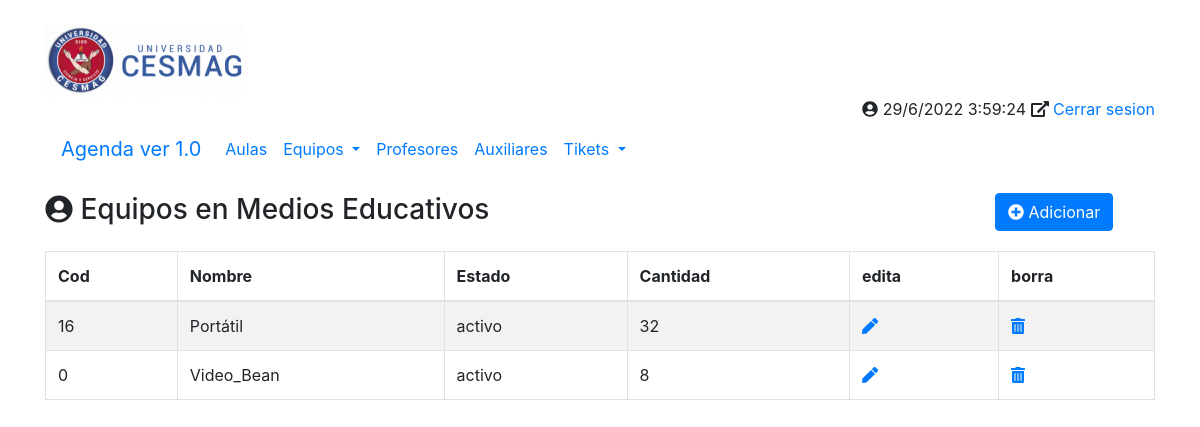
The app's page /principal.php?opcion=equipos, older data.
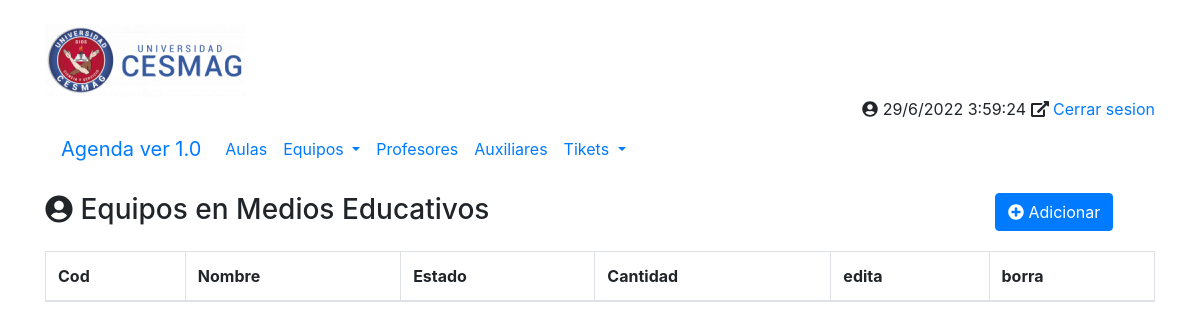
The same page, newer data.
### tables this page shows
CREATE TABLE `tbl_equipos` (
  `cod` int(100) NOT NULL,
  `nombre` varchar(100) NOT NULL,
  `id_estado` int(100) NOT NULL,
  `cantidad` varchar(100) DEFAULT NULL
);

### php/equipos/equipos.php (the view, shortened to what this page needs)
<div class="row my-3">
	<div class="col-10">
		<h3><i class="fa fa-user-circle"></i> Equipos en Medios Educativos</h3>
	</div>
	<div class="col-2">
		<a href="./principal.php?opcion=equipos-nuevo&accion=ADICIONAR&codigo=0" class="btn btn-primary" title="Crear un nuevo Contacto">
			<i class="fas fa-plus-circle"></i>
			Adicionar
		</a>
	</div>
</div>
<div class="row my-3">
	<div class="col-12">
			<table id="miTabla"  class="table table-striped table-bordered table-hover">
			<thead>
					<tr>
						<th>Cod</th>
						<th>Nombre</th>
						<th>Estado</th>
						<th>Cantidad</th>
						<th>edita</th>
						<th>borra</th>
					</tr>
			</thead>
			<tbody>
						<?php
							$conexion = conectarBD();
							$sSQL = "SELECT * FROM tbl_equipos";
							$datos = $conexion->query($sSQL);
							foreach ($datos as $fila):
									?>
										<tr>
											<td><?php echo $fila['cod'];         ?></td>
											<td><?php echo $fila['nombre'];     ?></td>
											<td><?php echo $fila['estado'];  ?></td>
											<td><?php echo $fila['cantidad'];   ?></td>
											<?php
												echo'<td><a href="./principal.php?opcion=contactos_form&accion=EDITAR&id='.$fila	['cod'].'" title="Editar el Contacto"><i class="fas fa-pen"></i></a></td>
												<td><a href="./principal.php?opcion=contactos_form&accion=ELIMINAR&id='.$fila	['cod'].'" title="Borrar el Contacto"><i class="fas fa-trash-alt"></i></a></td>';
											?>
										</tr>
									<?php
							endforeach;
						?>
			</tbody>
		</table>
	</div>
</div>

### principal.php (shortened to what this page needs)
<?php
  $opcion = (!isset($_GET['opcion']) ) ? 'inicio' : $_GET['opcion'];
 ?>
<!DOCTYPE html>
<html lang="es">
  <head>
    <link rel="stylesheet" href="lib/bootstrap/css/bootstrap.min.css">
    <link rel="stylesheet" href="lib/datatable/css/bootstrap.css">
    <link rel="stylesheet" href="lib/datatable/css/dataTables.bootstrap4.min.css">
  </head>
  <body>
    <div class="container my-4">
        <?php include_once("inc/encabezado.inc");?>
        <?php include_once("inc/Menu_Principal.inc");?>
        <section class="cuerpo">
          <?php
          switch ($opcion) {
            case 'equipos':
              include_once("php/equipos/equipos.php");
              break;
          }
           ?>
        </section>
     </div>
  </body>
</html>

### inc/encabezado.inc (shortened to what this page needs)
<header>
    <div class="row">
        <div class="col-4">
            <img src="img/Escudo.png" alt="Logo de la Agenda" class="img-fluid">
        </div>
    </div>
    <div class="row">
        <div class="col-12 text-right">
           <span>
           <i class="fa fa-user-circle"></i>
           </span>
           <span>
           <i class="fas fa-external-link-alt"></i>
             <a href="" class="">Cerrar sesion</a>
           </span>
        </div>
    </div>
</header>

### inc/Menu_Principal.inc (shortened to what this page needs)
<nav class="navbar navbar-expand-lg nadvar-light bg-ligth">
    <a href="" class="navbar-brand">Agenda ver 1.0</a>
    <ul class="navbar-nav">
     <li class="nav-item dropdown">
        <a href="principal.php?opcion=aulas" class="nav-link"> Aulas </a>
     </li>
     <li class="nav-item dropdown">
        <a href="principal.php?opcion=equipos" class="nav-link dropdown-toggle" data-toggle="dropdown"> Equipos </a>
    </li>
      <li class="nav-item dropdown">
          <a href="principal.php?opcion=profesores" class="nav-link"> Profesores </a>
      </li>
      <li class="nav-item dropdown">
          <a href="principal.php?opcion=auxiliares" class="nav-link"> Auxiliares </a>
      </li>
      <li class="nav-item dropdown">
          <a href="principal.php?opcion=tikets" class="nav-link dropdown-toggle" data-toggle="dropdown"> Tikets </a>
      </li>
    </ul>
</nav>

Row changes from the older to the newer data that the page shows:
removed tbl_equipos: cod "16", nombre "Portátil", estado "activo", cantidad "32"
removed tbl_equipos: cod "0", nombre "Video_Bean", estado "activo", cantidad "8"
